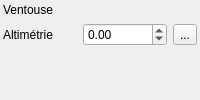
             <widget class="QWidget" name="VEN">
              <layout class="QGridLayout" name="gridLayout">
               <property name="leftMargin">
                <number>3</number>
               </property>
               <property name="topMargin">
                <number>3</number>
               </property>
               <property name="rightMargin">
                <number>3</number>
               </property>
               <property name="bottomMargin">
                <number>3</number>
               </property>
               <item row="1" column="0">
                <widget class="QLabel" name="label">
                 <property name="text">
                  <string>Altimétrie</string>
                 </property>
                </widget>
               </item>
               <item row="0" column="0">
                <widget class="QLabel" name="label_3">
                 <property name="text">
                  <string>Ventouse</string>
                 </property>
                </widget>
               </item>
               <item row="1" column="1">
                <widget class="QDoubleSpinBox" name="doubleSpinBox_altim">
                 <property name="minimum">
                  <double>-1.000000000000000</double>
                 </property>
                 <property name="maximum">
                  <double>999999.000000000000000</double>
                 </property>
                </widget>
               </item>
               <item row="1" column="2">
                <widget class="QToolButton" name="toolButton_altim">
                 <property name="text">
                  <string>...</string>
                 </property>
                </widget>
               </item>
               <item row="2" column="1">
                <spacer name="verticalSpacer_2">
                 <property name="orientation">
                  <enum>Qt::Vertical</enum>
                 </property>
                 <property name="sizeHint" stdset="0">
                  <size>
                   <width>20</width>
                   <height>40</height>
                  </size>
                 </property>
                </spacer>
               </item>
              </layout>
             </widget>
